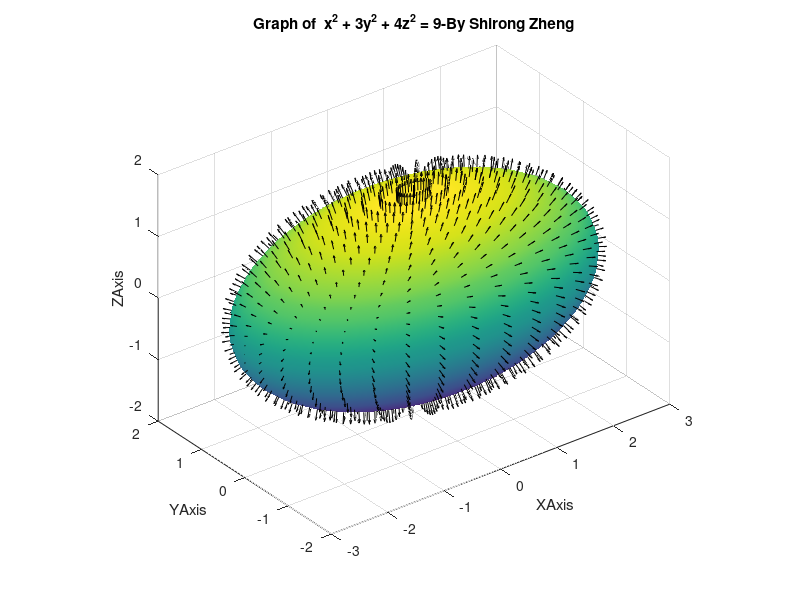

Reproduce this figure in MATLAB.
%% Shirong Zheng
%% Exercise 8.3

u = linspace(0,pi,35);
v = linspace(0,2*pi,35);
[U,V] = meshgrid(u,v);
X = 3.*sin(U).*cos(V);
Y = sqrt(3).*sin(U).*sin(V);
Z =(3/2).*cos(U);
VX = 2.*X;
VY = 6.*Y;
VZ = 8.*Z;

surf(X,Y,Z);
shading interp;
grid on;
hold on;

quiver3(X,Y,Z,VX,VY,VZ,'k');
rotate3d;

axis equal;
axis([-3,3 -2 2 -2 2]);
set(gca,'Color','y','XTick',-3:1:3);
set(gca,'YTick',-2:1:2);
set(gca,'ZTick',-2:1:2);

title('Graph of  x^2 + 3y^2 + 4z^2 = 9-By Shirong Zheng');
xlabel('XAxis');
ylabel('YAxis');
zlabel('ZAxis');